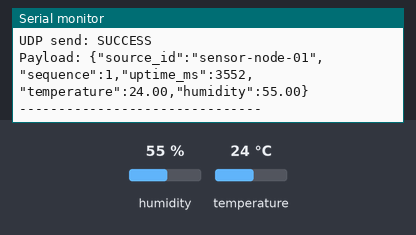
A sketch run on a simulated Seeed XIAO ESP32-C3. Shown: the last lines printed to the serial monitor. The test bench sets the inputs (shaded band); at power-on: humidity 55 %, temperature 24 °C. WiFi joins after 1.5 s; servers stay silent unless stated; not simulated (calls return 0 or success): secrets.h.

Above: at 4.7 s.
4.8 s: humidity set to 22 %
At 9.1 s:
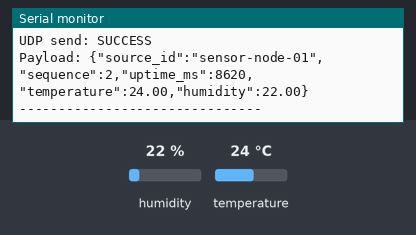
10.4 s: temperature set to 12 °C
At 14.2 s:
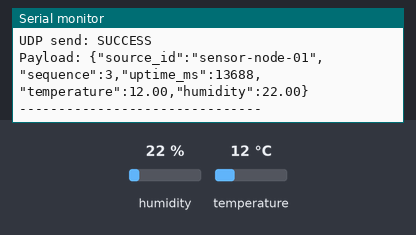
16.0 s: humidity set to 40 %
At 19.3 s:
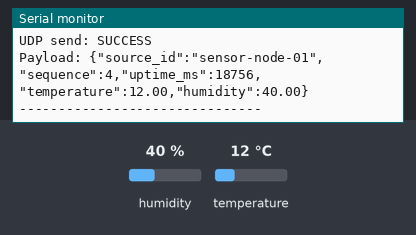
Timing chart, 0 to 20.8 s (numbered marks = the images above; inputs shaded):
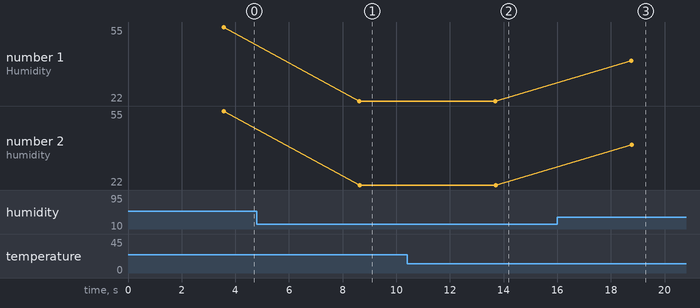

Measured:
- after the input at 4.8 s, the serial monitor: prints a new line after 3.8 s (image 1)
- after the input at 10.4 s, the serial monitor: prints a new line after 3.3 s (image 2)
- after the input at 16.0 s, the serial monitor: prints a new line after 2.8 s (image 3)
- plotted number 1: 55 → 22 after the input at 4.8 s, 22 → 40 after the input at 16.0 s
- plotted number 2: 55 → 22 after the input at 4.8 s, 22 → 40 after the input at 16.0 s

The sketch:

sensor-node-01.ino
```cpp
#include <WiFi.h>
#include <WiFiUdp.h>
#include <DHT.h>

#include "secrets.h"


// ============================================================
// Sensor Node #1
// XIAO ESP32-C3 + DHT11
// ============================================================


// ============================================================
// Gateway Configuration
// ============================================================

// XIAO #3 Azure Gateway IP
const char* GATEWAY_IP = "192.168.100.63";

// UDP port used by XIAO #3
const unsigned int GATEWAY_PORT = 5000;


// ============================================================
// DHT11 Configuration
// ============================================================

#define DHTPIN D0
#define DHTTYPE DHT11

DHT dht(
    DHTPIN,
    DHTTYPE
);


// ============================================================
// UDP
// ============================================================

WiFiUDP udp;


// ============================================================
// Sensor Identity
// ============================================================

const char* SENSOR_ID =
    "sensor-node-01";


// ============================================================
// Sequence Number
// ============================================================
//
// This will later help us detect:
// - duplicate messages
// - replayed messages
// - missing messages
// - out-of-order messages
//
// ============================================================

unsigned long sequenceNumber = 0;


// ============================================================
// Reading Interval
// ============================================================

const unsigned long READING_INTERVAL =
    5000;

unsigned long lastReadingTime = 0;


// ============================================================
// Connect to Wi-Fi
// ============================================================

void connectWiFi()
{
    Serial.println();
    Serial.println("================================");
    Serial.println("       SENSOR NODE #1");
    Serial.println("================================");

    WiFi.mode(WIFI_STA);

    WiFi.begin(
        WIFI_SSID,
        WIFI_PASSWORD
    );

    Serial.print(
        "Connecting to Wi-Fi"
    );

    int attempts = 0;

    while (
        WiFi.status() != WL_CONNECTED &&
        attempts < 30
    )
    {
        delay(500);

        Serial.print(".");

        attempts++;
    }

    Serial.println();

    if (
        WiFi.status() == WL_CONNECTED
    )
    {
        Serial.println(
            "Wi-Fi connected!"
        );

        Serial.print(
            "Sensor IP: "
        );

        Serial.println(
            WiFi.localIP()
        );

        Serial.print(
            "Gateway IP: "
        );

        Serial.println(
            GATEWAY_IP
        );

        Serial.print(
            "Signal strength: "
        );

        Serial.print(
            WiFi.RSSI()
        );

        Serial.println(
            " dBm"
        );
    }
    else
    {
        Serial.println(
            "Wi-Fi connection FAILED."
        );
    }

    Serial.println(
        "-------------------------------"
    );
}


// ============================================================
// Send Sensor Data
// ============================================================

void sendSensorData()
{
    // --------------------------------------------------------
    // Read DHT11
    // --------------------------------------------------------

    float humidity =
        dht.readHumidity();

    float temperature =
        dht.readTemperature();


    // --------------------------------------------------------
    // Validate sensor reading
    // --------------------------------------------------------

    if (
        isnan(humidity) ||
        isnan(temperature)
    )
    {
        Serial.println();
        Serial.println(
            "ERROR: Failed to read DHT11!"
        );

        return;
    }


    // --------------------------------------------------------
    // Increment sequence number
    // --------------------------------------------------------

    sequenceNumber++;


    // --------------------------------------------------------
    // Sensor uptime
    // --------------------------------------------------------

    unsigned long uptime =
        millis();


    // --------------------------------------------------------
    // Build JSON payload
    // --------------------------------------------------------

    String payload = "{";

    payload +=
        "\"source_id\":\"";

    payload +=
        SENSOR_ID;

    payload +=
        "\",";


    payload +=
        "\"sequence\":";

    payload +=
        sequenceNumber;

    payload +=
        ",";


    payload +=
        "\"uptime_ms\":";

    payload +=
        uptime;

    payload +=
        ",";


    payload +=
        "\"temperature\":";

    payload +=
        String(
            temperature,
            2
        );

    payload +=
        ",";


    payload +=
        "\"humidity\":";

    payload +=
        String(
            humidity,
            2
        );


    payload +=
        "}";


    // --------------------------------------------------------
    // Send UDP packet
    // --------------------------------------------------------

    udp.beginPacket(
        GATEWAY_IP,
        GATEWAY_PORT
    );

    udp.print(
        payload
    );

    int result =
        udp.endPacket();


    // --------------------------------------------------------
    // Display sensor information
    // --------------------------------------------------------

    Serial.println();
    Serial.println(
        "================================"
    );

    Serial.println(
        "      SENSOR READING"
    );

    Serial.println(
        "================================"
    );


    Serial.print(
        "Sensor ID: "
    );

    Serial.println(
        SENSOR_ID
    );


    Serial.print(
        "Temperature: "
    );

    Serial.print(
        temperature
    );

    Serial.println(
        " °C"
    );


    Serial.print(
        "Humidity: "
    );

    Serial.print(
        humidity
    );

    Serial.println(
        " %"
    );


    Serial.print(
        "Sequence: "
    );

    Serial.println(
        sequenceNumber
    );


    Serial.print(
        "Uptime: "
    );

    Serial.print(
        uptime
    );

    Serial.println(
        " ms"
    );


    // --------------------------------------------------------
    // UDP result
    // --------------------------------------------------------

    Serial.print(
        "UDP destination: "
    );

    Serial.print(
        GATEWAY_IP
    );

    Serial.print(
        ":"
    );

    Serial.println(
        GATEWAY_PORT
    );


    Serial.print(
        "UDP send: "
    );


    if (
        result == 1
    )
    {
        Serial.println(
            "SUCCESS"
        );
    }
    else
    {
        Serial.println(
            "FAILED"
        );
    }


    // --------------------------------------------------------
    // Display complete payload
    // --------------------------------------------------------

    Serial.print(
        "Payload: "
    );

    Serial.println(
        payload
    );


    Serial.println(
        "-------------------------------"
    );
}


// ============================================================
// Setup
// ============================================================

void setup()
{
    Serial.begin(
        115200
    );

    delay(
        1000
    );


    Serial.println();
    Serial.println();


    Serial.println(
        "################################"
    );

    Serial.println(
        "# Cross-Cloud Edge Trust"
    );

    Serial.println(
        "# Sensor Node #1"
    );

    Serial.println(
        "# XIAO ESP32-C3 + DHT11"
    );

    Serial.println(
        "################################"
    );


    // --------------------------------------------------------
    // Start DHT11
    // --------------------------------------------------------

    Serial.println();

    Serial.println(
        "Starting DHT11..."
    );

    dht.begin();

    delay(
        1000
    );

    Serial.println(
        "DHT11 initialized."
    );


    // --------------------------------------------------------
    // Connect Wi-Fi
    // --------------------------------------------------------

    connectWiFi();


    if (
        WiFi.status() != WL_CONNECTED
    )
    {
        Serial.println();

        Serial.println(
            "Stopping because Wi-Fi failed."
        );

        return;
    }


    // --------------------------------------------------------
    // Start UDP
    // --------------------------------------------------------

    udp.begin(
        5001
    );


    Serial.println();

    Serial.println(
        "UDP initialized."
    );


    Serial.print(
        "Sending sensor data to: "
    );

    Serial.print(
        GATEWAY_IP
    );

    Serial.print(
        ":"
    );

    Serial.println(
        GATEWAY_PORT
    );


    Serial.println(
        "-------------------------------"
    );


    // --------------------------------------------------------
    // Send first reading
    // --------------------------------------------------------

    sendSensorData();


    lastReadingTime =
        millis();
}


// ============================================================
// Main Loop
// ============================================================

void loop()
{
    // --------------------------------------------------------
    // Check Wi-Fi
    // --------------------------------------------------------

    if (
        WiFi.status() != WL_CONNECTED
    )
    {
        Serial.println();

        Serial.println(
            "Wi-Fi disconnected."
        );

        connectWiFi();

        delay(
            1000
        );

        return;
    }


    // --------------------------------------------------------
    // Send reading every 5 seconds
    // --------------------------------------------------------

    if (
        millis() - lastReadingTime >=
        READING_INTERVAL
    )
    {
        sendSensorData();

        lastReadingTime =
            millis();
    }


    delay(
        50
    );
}
```
